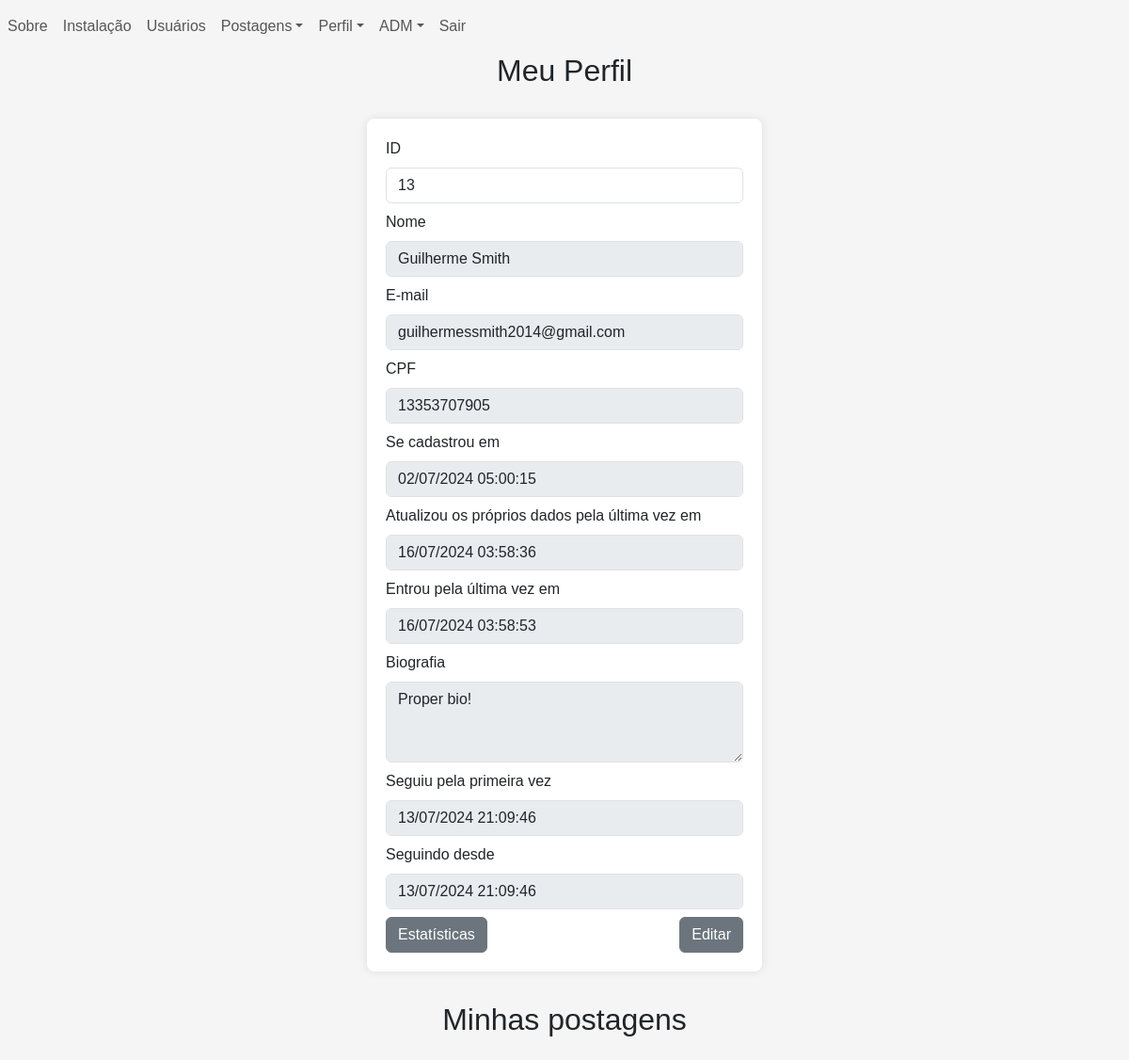
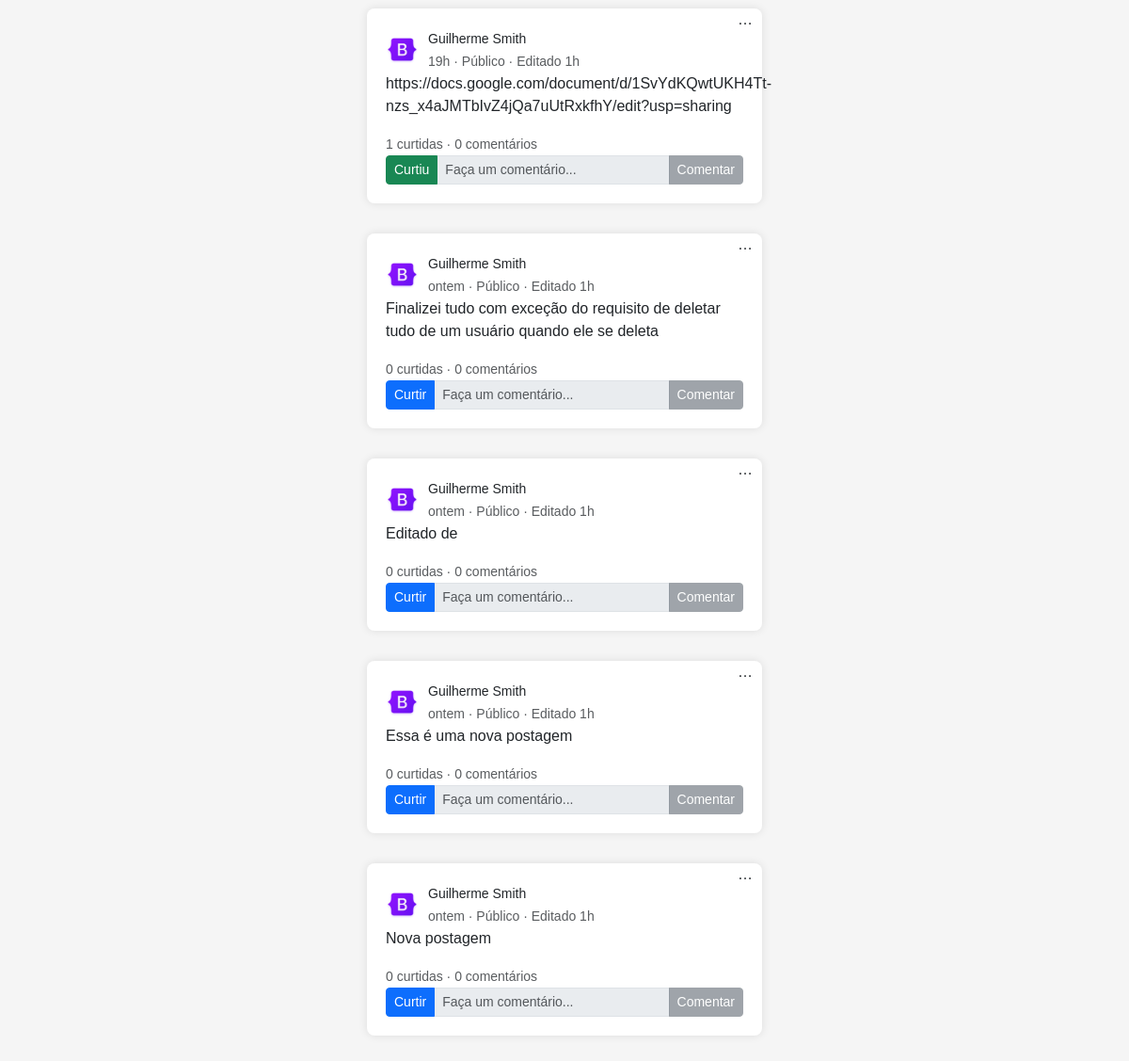
The app's page /users/profile.php?id=13 (signed in) with its own data (2 pictures, top to bottom).
### tables this page shows
CREATE TABLE users (
    id INTEGER PRIMARY KEY AUTOINCREMENT,
    username VARCHAR(255) NOT NULL,
    email VARCHAR(255) NOT NULL UNIQUE,
    cpf VARCHAR(11) NOT NULL UNIQUE,
    created_at DATETIME DEFAULT CURRENT_TIMESTAMP,
    updated_at DATETIME
, pass VARCHAR(255) NOT NULL, bio VARCHAR(100), logged_at TIMESTAMP, adm boolean DEFAULT false);

CREATE TABLE posts (
    id INTEGER PRIMARY KEY AUTOINCREMENT,
    id_user INTEGER NOT NULL,
    text VARCHAR(100) NOT NULL,
    image_src VARCHAR(100),
    created_at TIMESTAMP DEFAULT CURRENT_TIMESTAMP,
    updated_at TIMESTAMP,
    total_comments INTEGER DEFAULT 0,
    total_likes INTEGER DEFAULT 0,
    FOREIGN KEY (id_user) REFERENCES users(id)
);

### src/back/config.php (called while the page is built, shortened)
<?php
    function get_posts(array $array = [], $single = false){
        $db = db_conn();
        $se_SQL = "SELECT * FROM post";
        if (!empty($array)) {
            $se_SQL .= " WHERE ";
            $conditions = [];
            foreach ($array as $col => $values) {
                $value_parts = explode(',',$values);
                foreach ($value_parts as $value) {
                    $marks[] = "$col LIKE ?";
                }
                $conditions[] = implode(" OR ",$marks);
            }
            $se_SQL .= implode(" AND ",$conditions);
        }
        $se_query = $db->prepare($se_SQL);
        if (!empty($array)) {
            $i = 1;
            foreach ($array as $col => $value) {
                foreach ($value_parts as $value) {
                    $se_query->bindValue($i,"%".trim(ucfirst($value))."%",SQLITE3_TEXT);
                    $i++;
                }
            }
        }
        $se_result = $se_query->execute();
        $posts = [];
        while ($row = $se_result->fetchArray(SQLITE3_ASSOC)) {
            $row['options'] = [
                ['text' => 'Visualizar','path' => POSTS_LINK.'crud/view_post.php']
            ];
            if (logged()) {
                if ($row['id_user'] == $_SESSION['user']['id']) {
                    $row['options'][] = ['text' => 'Editar','path' => POSTS_LINK.'crud/edit_post.php'];
                    $row['options'][] = ['text' => 'Deletar','path' => POSTS_LINK.'crud/delete_post.php'];
                }
                if ($db->querySingle("SELECT created_at FROM post_likes WHERE id_user = ".$_SESSION['user']['id']." AND id_post = ".$row['id']) == null) {
                    $row['liked'] = false;
                }else{
                    $row['liked'] = true;
                }
            }else{
                $row['liked'] = false;
            }
            $row['posted_at'] = time_ago($row['created_at']);
            $posts[] = $row;
        }
        return $single ? $posts[0] : $posts;
    }
    function time_ago($datetime) {
        $now = new DateTime('now', new DateTimeZone('America/Sao_Paulo'));
        $post_time = new DateTime($datetime, new DateTimeZone('UTC'));
        $post_time->setTimezone(new DateTimeZone('America/Sao_Paulo'));
        $interval = $now->diff($post_time);
        $hours = $interval->h;
        $days = $interval->d;
        $weeks = floor($interval->days / 7);
        $months = $interval->m + ($interval->y * 12);
        $years = $interval->y;
        if ($days > 0) {
            return $days == 1 ? "ontem" : "$days dias";
        }
        if ($hours > 0) {
            return $hours."h";
        }
        return "Agora";
    }
    function format_date($date_string){
        return $date_string != null ? date('d/m/Y H:i:s',strtotime($date_string)) : "";
    }
    function logged(){
        return isset($_SESSION['user']);
    }
    function db_conn(){
        $db = new SQLite3(SRC_URL.'back/database.sqlite',SQLITE3_OPEN_READWRITE);
        return $db;
    }
    function get_users(array $array = [], $single = false){
        $db = db_conn();
        $se_SQL = "SELECT * FROM users";
        if (!empty($array)) {
            $se_SQL .= " WHERE ";
            $conditions = [];
            foreach ($array as $col => $values) {
                if (!empty($values)) {
                    $value_parts = explode(',',$values);
                    foreach ($value_parts as $value) {
                        $marks[] = str_contains($col,"id") ? "$col = ?" : "$col LIKE ?";
                    }
                    $conditions[] = implode(" OR ",$marks);
                }
            }
            $se_SQL .= implode(" AND ",$conditions);
        }
        $se_query = $db->prepare($se_SQL);
        if (!empty($array)) {
            $i = 1;
            foreach ($array as $col => $value) {
                if (!empty($value)) {
                    foreach ($value_parts as $value) {
                        if (str_contains($col,"id")) {
                            $se_query->bindValue($i,trim($value),SQLITE3_INTEGER);
                        }else{
                            $se_query->bindValue($i,"%".trim(ucfirst($value))."%",SQLITE3_TEXT);
                        }
                        $i++;
                    }
                }
            }
        }
        $se_result = $se_query->execute();
        $users = [];
        while ($row = $se_result->fetchArray(SQLITE3_ASSOC)) {
            if (logged()) {
                $users_follow = $db->querySingle("SELECT * FROM users_follow WHERE id_user_follower = ".$_SESSION['user']['id']." AND id_user_followed = ".$row['id'], true);
                if (!empty($users_follow) && $users_follow['active'] == 1) {
                    $row['following'] = true;
                    $row['followed_first_at'] = format_date($users_follow['created_at']);
                    $row['following_since'] = $users_follow['updated_at'] == null ? format_date($users_follow['created_at']) : format_date($users_follow['updated_at']);
                }else{
                    $row['following'] = false;
                    $row['followed_first_at'] = "";
                    $row['following_since'] = "";
                }
            }else{
                $row['following'] = false;
                $row['followed_first_at'] = "";
                $row['following_since'] = "";
            }
            $users[] = $row;
        }
        return $single ? $users[0] : $users;
    }
?>

### users/profile.php (the view, shortened to what this page needs)
<?php
    require "../src/back/config.php";
    if (isset($_GET['id']) && is_numeric($_GET['id']) && $_GET['id'] > 0) {
        $id = $_GET['id'];
        $self = logged() && $_SESSION['user']['id'] == $id ? true : false;
    }else{
        checkAuth(true);
        $id = $_SESSION['user']['id'];
        $self = true;
    }
    $profile = get_users(['id' => $id],true);
    if ($self) {
        $button_tag = "a";
        $button_text = "Editar";
        $button_class = "btn btn-secondary";
        $link = USERS_LINK."crud/my_data.php";
        $button_attributes = "href = '$link'";
    }
    $cols = ['id_user' => $profile['id']];
    $posts = get_posts($cols);
?>
<!DOCTYPE html>
<html lang="en">
    <head>
        <?php require SRC_URL."front/head.php" ?>
    </head>
    <body>
        <?php require SRC_URL."front/navbar.php" ?>
        <div class = "text-center">
            <h2>
                <?php
                    if ($self) {
                        echo "Meu Perfil";
                    }else{
                        echo "Perfil de ".explode(" ",$profile['username'])[0];
                    }
                ?>
            </h2>
        </div>
        <form class = "container form-container" action="follow_user.php?redirect_url=<?php echo $_SERVER['REQUEST_URI'] ?>" method="POST" autocomplete = 'off'  >
            <?php
                echo set_form_input('ID','id',$profile['id'],['readonly' => true]);
                echo set_form_input('Nome','username',$profile['username'],['disabled' => true]);
                echo set_form_input('E-mail','email',$profile['email'],['disabled' => true]);
                echo set_form_input('CPF','cpf',$profile['cpf'],['disabled' => true]);
                echo set_form_input('Se cadastrou em','created_at',format_date($profile['created_at']),['disabled' => true]);
                echo set_form_input('Atualizou os próprios dados pela última vez em','updated_at',format_date($profile['updated_at']),['disabled' => true]);
                echo set_form_input('Entrou pela última vez em','logged_at',format_date($profile['logged_at']),['disabled' => true]);
                echo set_form_textarea('Biografia','bio',$profile['bio'],['disabled' => true]);
                echo set_form_input('Seguiu pela primeira vez','followed_first_at',$profile['followed_first_at'],['disabled' => true]);
                echo set_form_input('Seguindo desde','following_since',$profile['following_since'],['disabled' => true]);
            ?>
            <div class = "row" >
                <div class = "col-lg-6 col-md-6 col-sm-12" style = "text-align: left">
                    <a class = "btn btn-secondary" href = "users_statistics.php?id=<?php echo $profile['id'] ?>" >Estatísticas</a>
                </div>
                <div class = "col-lg-6 col-md-6 col-sm-12" style = "text-align: right">
                    <?php echo set_button($button_tag,$button_text,$button_class,$button_attributes) ?>
                </div>
            </div>
        </form>
        <section>
            <div class = 'text-center' style = "display: <?php echo empty($posts) ? 'none' : 'block' ?>">
                <h2>
                    <?php
                        if ($self) {
                            echo "Minhas postagens";
                        }else{
                            echo "Postagens de ".explode(" ",$profile['username'])[0];
                        }
                    ?>
                </h2>
            </div>
            <?php
                if (!empty($posts)) {
                    foreach ($posts as $post) {
                        echo set_post_form($post);
                    }
                }
            ?>
        </section>
    </body>
</html>

### src/front/navbar.php (shortened to what this page needs)
<navbar class = "navbar navbar-expand-lg">
    <ul class="navbar-nav mr-auto">
        <?php
          set_nav_link(MAIN_LINK."index.php","Sobre");
          set_nav_dropdown("Postagens", POSTS_LINK."posts.php",[
            ["path" => POSTS_LINK."crud/post.php", "text" => "Novo"],
            ["path" => POSTS_LINK."posts_table.php", "text" => "Tabela"]
          ]);
          if(logged()){
            if ($_SESSION['user']['adm']) {
              set_nav_dropdown("ADM", ADM_LINK."schema.php",[
                ["path" => BASE_LINK."tests.php", "text" => "Testes"],
                ["path" => ADM_LINK."routines.php", "text" => "Rotinas"],
              ]);
            }
          }else{
            set_nav_link(USERS_LINK."auth/login.php","Entrar");
            set_nav_link(USERS_LINK."crud/signin.php","Registrar");
          }
        ?>
    </ul>
</navbar>
<?php
  function set_nav_link($path,$text){
    echo "<li class='nav-item'><a href = '$path' class = 'nav-link'>$text</a></li>";
  }
  function set_nav_dropdown($text, $href, $items) {
    echo "<li class='nav-item dropdown'>";
    echo "<a class='nav-link dropdown-toggle' href='$href' id='navbarDropdown' role='button' data-toggle='dropdown' aria-haspopup='true' aria-expanded='false'>$text</a>";
    echo "</li>";
  }
  function set_post_options_dropdown($postId, $options) {
    if (!empty($options)) {
      $element = "<div class='dropdown post-options'>";
      $element .= "<span class=' dropdown-toggle' id='postOptionsDropdown$postId' data-toggle='dropdown' aria-haspopup='true' aria-expanded='false'>&#x2026;</span>";
      $element .= "<div class='dropdown-menu' aria-labelledby='postOptionsDropdown$postId'>";
      foreach ($options as $option) {
        $element .= "<a class='dropdown-item' href='{$option['path']}?id=$postId'>{$option['text']}</a>";
      }
      $element .= "</div>";
      $element .= "</div>";
    }else{
      $element = "";
    }
    return $element;
  }
  function set_button($tag,$text,$class,$attributes) {
    return "<$tag $attributes class = '$class' >$text</$tag>";
  }
  function set_form_input($label,$column,$value,$options = []){
    $input = "<div class = 'form-group'>";
    $input .= "<label for = '$column-input' class = 'form-label'>$label</label>";
    $input .= "<input type = 'text' id = '$column-input' name = '$column' class = 'form-control' value = '$value' ";
    $input .= isset($options['readonly']) ? " readonly " : "";
    $input .= isset($options['disabled']) ? " disabled " : "";
    $input .= isset($options['required']) ? " required " : "";
    $input .= ">";
    $input .= "</div>";
    return $input;
  }
  function set_form_textarea($label,$column,$value,$options = []){
    $textarea = "<div class = 'form-group'>";
    $textarea .= "<label for = '$column-input' class = 'form-label'>$label</label>";
    $textarea .= "<textarea id = '$column-input' name = '$column' class = 'form-control' cols = '10' rows = '3'";
    $textarea .= isset($options['disabled']) ? " disabled " : "";
    $textarea .= ">";
    $textarea .= $value;
    $textarea .= "</textarea>";
    $textarea .= "</div>";
    return $textarea;
  }
  function set_post_form ($post = []){
    $form = "<form class = 'container form-container' action = 'comment.php' method = 'POST' autocomplete = 'off' id = 'post-".$post['id']."' >";
    $id_input = "<input type = 'hidden' name = 'id' value = '".$post['id']."' >";
    $user_info = "<div class = 'user-info'>";
    $user_info .= "<img src = '".MEDIA_LINK."bootstrap.png' alt = ''>";
    $user_info .= "<div>";
    $user_info .= "<small class = 'text-bold'>".$post['username']."</small>";
    $user_info .= "<br>";
    $user_info .= "<small class = 'text-muted'>".$post['posted_at']." &middot; Público";
    $user_info .= is_null($post['updated_at']) ? "" : " &middot; Editado ".time_ago($post['updated_at']);
    $user_info .= "</small>";
    $user_info .= "</div>";
    $user_info .= "</div>";
    $options = set_post_options_dropdown($post['id'],$post['options']);
    $text = "<div class = 'text-justify'>";
    $text .= "<p>".$post['text']."</p>";
    $text .= "</div>";
    $statistics = "<div>";
    $statistics .= "<small class = 'text-muted' >".$post['total_likes']." curtidas &middot; ".$post['total_comments']." comentários</small>";
    $statistics .= "</div>";
    if ($post['liked']) {
      $like_button_class = "btn btn-success";
      $like_button_text = "Curtiu";
    }else{
      $like_button_class = "btn btn-primary";
      $like_button_text = "Curtir";
    }
    $buttons = "<div class = 'input-group input-group-sm'>";
    $buttons .= "<a class = '$like_button_class' href = '".POSTS_LINK."like_post.php?id_post=".$post['id']."&redirect_url=".$_SERVER['REQUEST_URI']."'>$like_button_text</a>";
    $buttons .= "<input type = 'text' class = 'form-control' placeholder = 'Faça um comentário...' disabled >";
    $buttons .= "<button type = 'submit' class = 'btn btn-secondary' disabled>Comentar</button>";
    $buttons .= "</div>";
    $form .= $id_input;
    $form .= $options;
    $form .= $user_info;
    $form .= $text;
    $form .= $statistics;
    $form .= $buttons;
    $form .= "</form>";
    return $form;
  }
?>

### main/index.css (style rules this page uses)
form { margin: auto; padding: 0.5rem; }
form .form-group { margin-bottom: 0.5rem; }
.form-container { position: relative; width: 35%; overflow: visible; }
body { font-family: Arial, sans-serif; background-color: #f5f5f5; margin: 0; }
.table-container, .container { margin: 2rem auto; padding: 20px; background-color: #fff; box-shadow: 0 0 10px rgba(0, 0, 0, 0.1); border-radius: 8px; }
.container { max-width: 80%; }
a { color: #007BFF; text-decoration: none; }
a.btn, .nav-link { text-decoration: none; }
.nav-link,.nav-link:hover { text-decoration: none; }
.post-options .dropdown-toggle::after { display: none; }
.post-options { position: absolute; top: 0; right: 10px; }
.user-info { display: flex; align-items: center; }
.user-info img { display: inline-block; margin-right: 10px; width: 35px; }

### records on screen
users: id "13", username "Guilherme Smith", email "guilhermessmith2014@gmail.com", cpf "13353707905"
posts: id_user.username "Guilherme Smith", posted_at "19h", set_post_form($post) "· Editado 1h", text "https://docs.google.com/document/d/1SvYdKQwtUKH4Tt-nzs_x4aJMTbIvZ4jQa7uUtRxkfhY/edit?usp=sharing", total_likes "1", total_comments "0", like_button_text "Curtiu"
posts: id_user.username "Guilherme Smith", posted_at "ontem", post "· Editado 1h", text "Finalizei tudo com exceção do requisito de deletar tudo de um usuário quando ele se deleta", total_likes "0", total_comments "0", like_button_text "Curtir"
posts: id_user.username "Guilherme Smith", posted_at "ontem", post "· Editado 1h", text "Editado de", total_likes "0", total_comments "0", like_button_text "Curtir"
posts: id_user.username "Guilherme Smith", posted_at "ontem", post "· Editado 1h", text "Essa é uma nova postagem", total_likes "0", total_comments "0", like_button_text "Curtir"
posts: id_user.username "Guilherme Smith", posted_at "ontem", post "· Editado 1h", text "Nova postagem", total_likes "0", total_comments "0", like_button_text "Curtir"

### other values on screen
$text "Sobre Instalação Usuários Sair"
$text "Postagens Perfil ADM"
$label "ID Nome E-mail CPF Se cadastrou em Atualizou os próprios dados pela última vez em Entrou pela última vez em Seguiu pela primeira vez Seguindo desde"
$label "Biografia"
set_button($button_tag,$button_text,$button_class,$button_attributes) "Editar"
